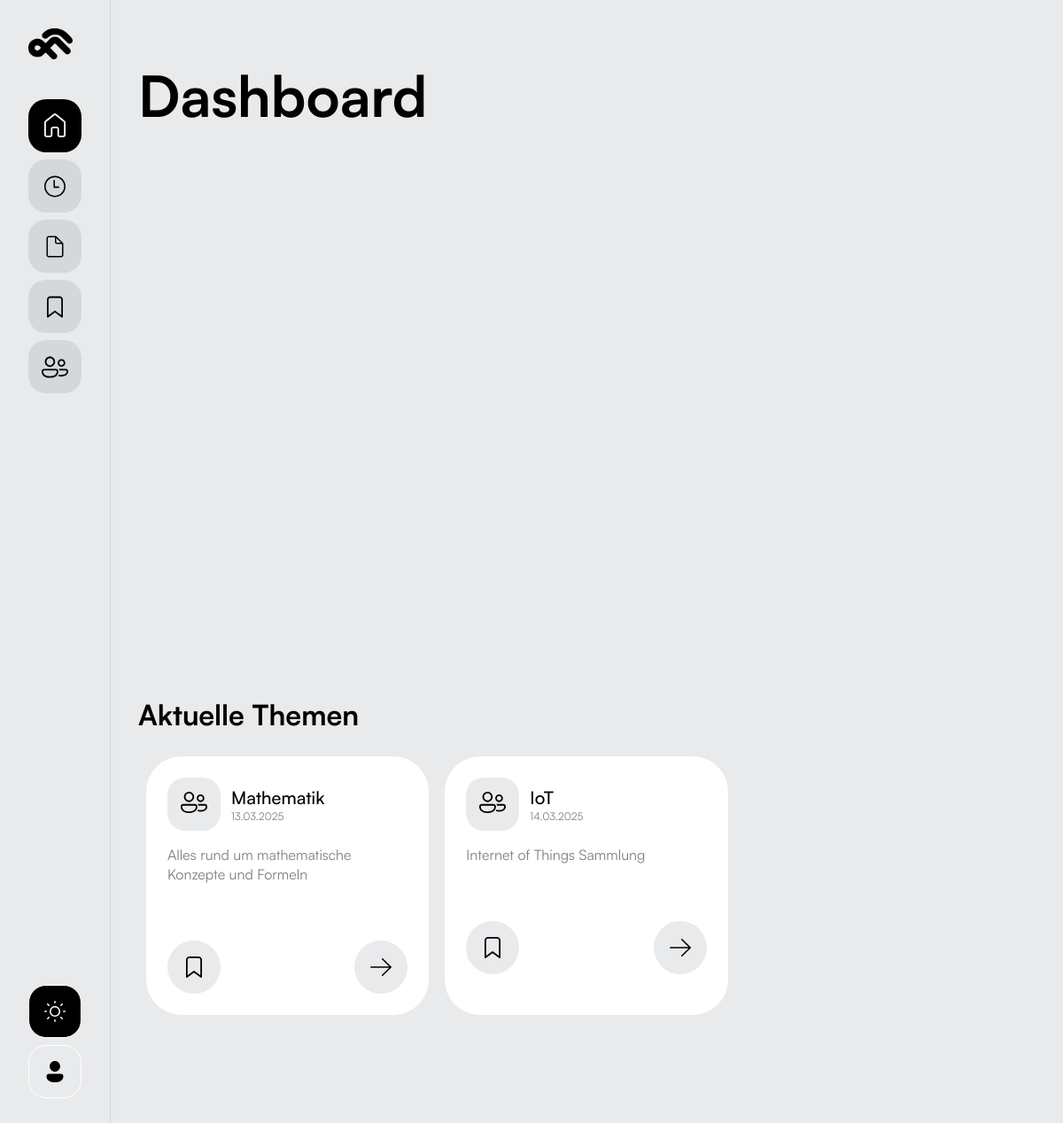
The page / on the database its author committed.
### app/models.py (models this page shows, shortened)
class Category(db.Model):
    __tablename__ = 'categories'
    id = db.Column(db.Integer, primary_key = True)
    name = db.Column(db.String(100), nullable = False)
    description = db.Column(db.Text)
    icon = db.Column(db.Text)
    color = db.Column(db.String(20))
    created_at = db.Column(db.DateTime, default = datetime.utcnow)
    updated_at = db.Column(db.DateTime, default=datetime.utcnow, onupdate = datetime.utcnow)
    subcategories = db.relationship('Subcategory', backref = 'category', lazy = 'dynamic', cascade='all, delete-orphan')

### app/routes.py (the view)
@app.route("/")
def startseite():
    kategorien = Category.query.all()
    return render_template('startseite.html', kategorien = kategorien)

### app/templates/startseite.html (shortened to what this page needs)
{% extends 'base.html' %}
{% block content %}
<div class="heading_page_wrapper">
    <h1>Dashboard</h1>
</div>
<div class="dashboard_body_grid">
    <div class="dashboard_body_cell">
    </div>
    <div class="dashboard_body_cell">
        <h2>Aktuelle Themen</h2>
        {% if kategorien %}
            <div class="themen_category_grid">
                {% for kategorie in kategorien %}
                    <a href="{{ url_for('kategorie_anzeigen', kategorie_id = kategorie.id) }}" class="category_box_outline">
                        <div class="category_box">
                            <div class="category_info_container">
                                <div class="category_info_wrapper">
                                <div class="category_icon_wrapper">
                                    <span class="category_icon">
                                    </span>
                                </div>
                                <div class="category_heading_wrapper">
                                    <h3>{{ kategorie.name }}</h3>
                                    <p class="text-style-small">{{ kategorie.updated_at.strftime('%d.%m.%Y') }}</p>
                                </div>
                                </div>
                                <p>{{ kategorie.description|default('Keine Beschreibung vorhanden.')|truncate(100) }}</p>
                            </div>
                            <div class="category_btn_wrapper">
                                <div class="category_btn">
                                </div>
                                <div class="category_btn">
                                </div>
                            </div>
                        </div>
                    </a>
                {% endfor %}
            </div>
        {% else %}
            <p>Keine Kategorien gefunden.</p>
        {% endif %}
            </div>
        </div>
{% endblock %}

### app/static/css/styles.css (style rules this page uses)
:root { --black: #000; --white: #fff; --grey: #E8EAEC; --dark-grey: #D4D8DB; --dark-blue: #272F41; --lighter-grey: rgba(0, 0, 0, 0.5); --lightest-grey: rgba(0, 0, 0, 0.01) }
* { margin: 0; padding: 0; box-sizing: border-box; text-decoration: none; }
a { color: var(--black); }
html, body { scroll-behavior: smooth; width: 100%; height: 100%; }
body { font-family: 'Satoshi (Local)', Arial, sans-serif; font-weight: 400; background-color: var(--grey); color: var(--black); margin: 0; padding: 0; display: flex; overflow-x: hidden; }
h1 { font-size: 4rem; font-weight: 700; }
h2 { font-size: 2rem; font-weight: 700; }
h3 { font-size: 20px; font-weight: 500; }
p { color: var(--lighter-grey); font-size: 1rem; font-weight: 400; }
.text-style-small { font-size: 12px; font-weight: 300; }
.dashboard_body_grid { display: grid; grid-template-rows: 1fr 1fr; width: 100%; height: 100%; }
.dashboard_body_cell { display: flex; flex-direction: column; gap: 1rem; }
.category_box { display: flex; flex-direction: column; padding: 1.5rem; border-radius: 40px; background-color: var(--white); width: 100%; height: 100%; }
.category_icon_wrapper { display: flex; height: 60px; width: 60px; border-radius: 20px; justify-content: center; align-items: center; background-color: var(--grey); }
.category_info_wrapper { display: flex; flex-direction: row; align-items: center; gap: 12px; }
.category_heading_wrapper { display: flex; flex-direction: column; gap: 0px; }
.heading_page_wrapper { display: flex; flex-direction: row; align-items: center; justify-content: space-between; width: 100%; padding: 2rem 0; }
.themen_category_grid { display: grid; grid-template-columns: repeat(3, 1fr); grid-template-rows: auto; width: 100%; }
.category_btn_wrapper { display: flex; flex-direction: row; width: 100%; justify-content: space-between; align-items: center; }
.category_btn { width: 60px; height: 60px; display: flex; justify-content: center; align-items: center; color: black; background-color: var(--grey); border-radius: 50%; }
.category_info_container { display: flex; flex-direction: column; gap: 1rem; padding-bottom: 4rem; }
.category_box_outline { width: 100%; height: 100%; padding: 0.5rem; border-radius: 48px; border: 1px solid transparent; transition: border 0.1s ease-in-out; cursor: pointer; }

### rows shown on the page
Category: name "Mathematik", updated_at "13.03.2025", description "Alles rund um mathematische Konzepte und Formeln"
Category: name "IoT", updated_at "14.03.2025", description "Internet of Things Sammlung"
